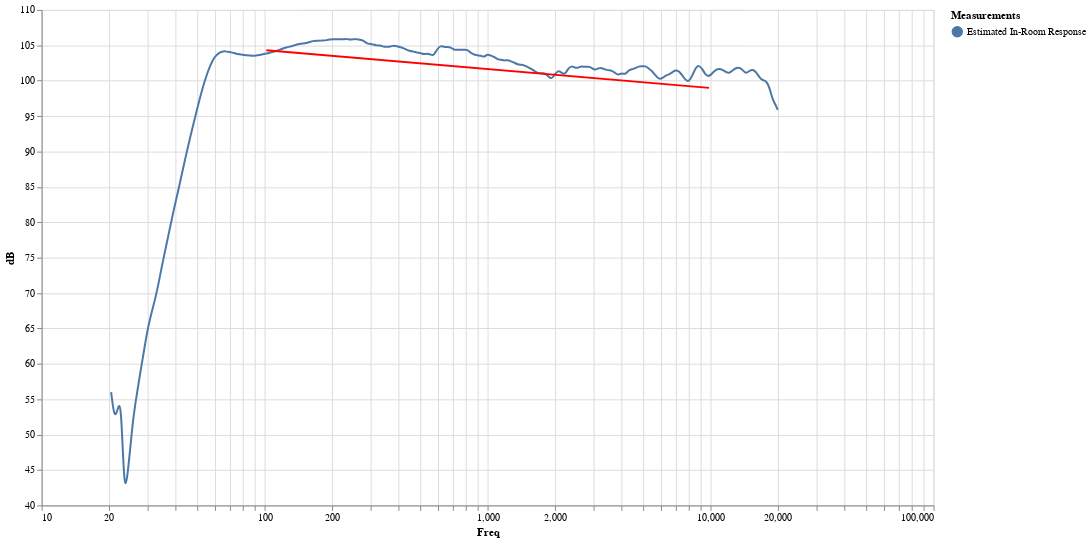

Here is the notebook cell this chart was saved with:
### Code cell
inroom = df['Neumann KH 80']['Estimated In-Room Response']
inroom_graph=display_graph_freq(inroom)
inroom_reg=alt.Chart(inroom).transform_filter(
        'datum.Freq>100 & datum.Freq<10000'
).transform_regression(
    "Freq", "dB"
).mark_line().encode(
    alt.X('Freq:Q'),
    alt.Y('dB:Q'), 
    color=alt.value('red')
)
inroom_graph+inroom_reg

### Figure 1 — Vega-Lite specification as saved in the notebook (floating-point values rounded to 4 significant figures; data arrays with more than 128 entries replaced by an {"elided": "..."} marker saying what was removed)
{"config": {"view": {"continuousWidth": 400, "continuousHeight": 300}}, "layer": [{"mark": {"type": "line", "interpolate": "basis"}, "encoding": {"color": {"type": "nominal", "field": "Measurements", "sort": null}, "x": {"type": "quantitative", "field": "Freq", "scale": {"domain": [20, 20000], "type": "log"}}, "y": {"type": "quantitative", "field": "dB", "scale": {"zero": false}}}, "height": 500, "width": 900}, {"mark": "point", "encoding": {"opacity": {"value": 0}, "x": {"type": "quantitative", "field": "Freq"}}, "selection": {"selector001": {"type": "single", "nearest": true, "on": "mouseover", "fields": ["Freq"], "empty": "none"}}}, {"mark": "point", "encoding": {"color": {"type": "nominal", "field": "Measurements", "sort": null}, "opacity": {"condition": {"value": 1, "selection": "selector001"}, "value": 0}, "x": {"type": "quantitative", "field": "Freq", "scale": {"domain": [20, 20000], "type": "log"}}, "y": {"type": "quantitative", "field": "dB", "scale": {"zero": false}}}, "height": 500, "width": 900}, {"mark": {"type": "rule", "color": "gray"}, "encoding": {"x": {"type": "quantitative", "field": "Freq"}}, "transform": [{"filter": {"selection": "selector001"}}]}, {"mark": {"type": "text", "align": "left", "dx": 5, "dy": -5}, "encoding": {"color": {"type": "nominal", "field": "Measurements", "sort": null}, "text": {"condition": {"type": "quantitative", "field": "dB", "selection": "selector001"}, "value": " "}, "x": {"type": "quantitative", "field": "Freq", "scale": {"domain": [20, 20000], "type": "log"}}, "y": {"type": "quantitative", "field": "dB", "scale": {"zero": false}}}, "height": 500, "width": 900}, {"mark": "line", "encoding": {"color": {"value": "red"}, "x": {"type": "quantitative", "field": "Freq"}, "y": {"type": "quantitative", "field": "dB"}}, "transform": [{"filter": "datum.Freq>100 & datum.Freq<10000"}, {"on": "Freq", "regression": "dB"}]}], "data": {"name": "data-49b2983a0527b7cde7ee1a1f025a28a2"}, "$schema": "https://vega.github.io/schema/vega-lite/v4.0.2.json", "datasets": {"data-49b2983a0527b7cde7ee1a1f025a28a2": {"elided": "200 records"}}}
